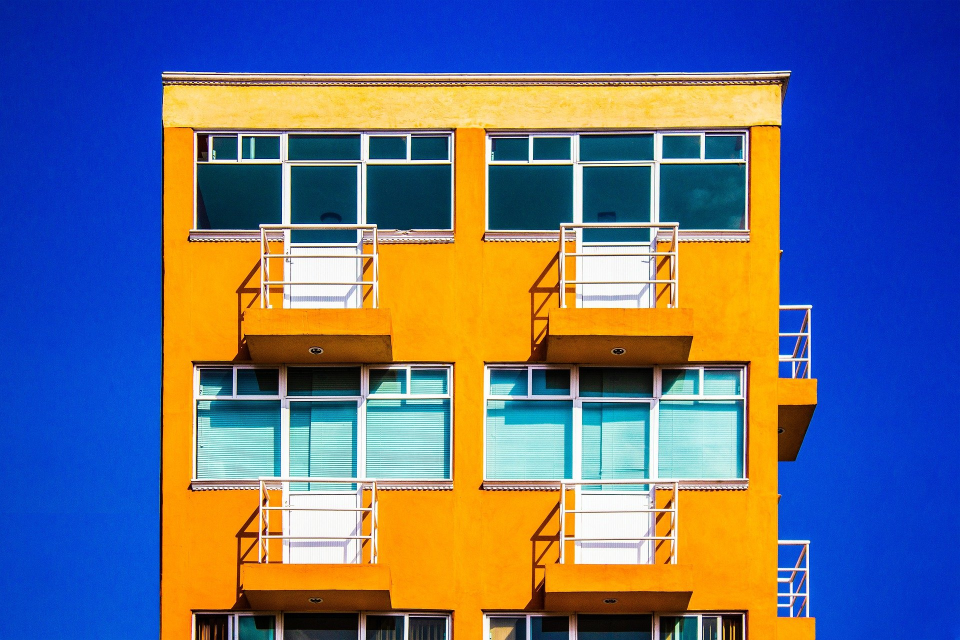
#> input picture building.jpg, 1920 x 1280 px, found by its file name (shown at 1/2 size)
$ jupyter execute Convolutions.ipynb   (shell and % lines are left out)
#> lines starting #> are read from the running program, lines starting #| are printed output that depends on the picture
# Midterm Assignment - Creative Project

For this part of the assignment, I was curious about investigating the difference in efficency between applying convolutions in the frequency domain and in the spatial domain.

For these experiments, I will convolve an image with a number of Gaussian kernels of different size as usual, then I will apply the same kernels in the frequency domain. I am interested in seeing if there is a discernable difference in the visual quality of the output, as well as the timing of the operations.

## Packages used

- scipy.signal: functions convolve and fftconvolve used to perform convolutions
- numpy: array manipulation
- cv2: used for reading images and converting colours
- matplotlib: used for plotting images

[cell 1]
from scipy import signal
import numpy as np
import cv2

import matplotlib.pyplot as plt
from mpl_toolkits.axes_grid1 import ImageGrid

[cell 2]
from google.colab import drive
drive.mount('/content/drive')

## Experiments

This function creates a Gaussian kernel of size $n * n$ with $\sigma = 10$.

[cell 3]
def get_gaussian_kernel(n):
    ax = np.linspace(-(n - 1) / 2., (n - 1) / 2., n)
    xx, yy = np.meshgrid(ax, ax)
    kernel = np.exp(-0.5 * (np.square(xx) + np.square(yy)) / np.square(10))
    return kernel / np.sum(kernel)

Here are the timings for kernels of $n * n$ where $n_{i} = 2^{i} - 1$ for $i = 1 ... 9$. Interestingly, the timings are nearly the same for every value of $n$, with the frequency domain being slightly faster each time, with the exception of $n = 1$ where convolution in the frequency domain is about 10x faster. The difference in timing is much smaller than I had expected.

[cell 4]
img = cv2.imread('/content/drive/My Drive/CV midterm/building.jpg')
#> img is the input picture: shape (1280, 1920, 3); mean B, G, R 131.7, 108.9, 102.2
img = cv2.cvtColor(img, cv2.COLOR_BGR2GRAY)
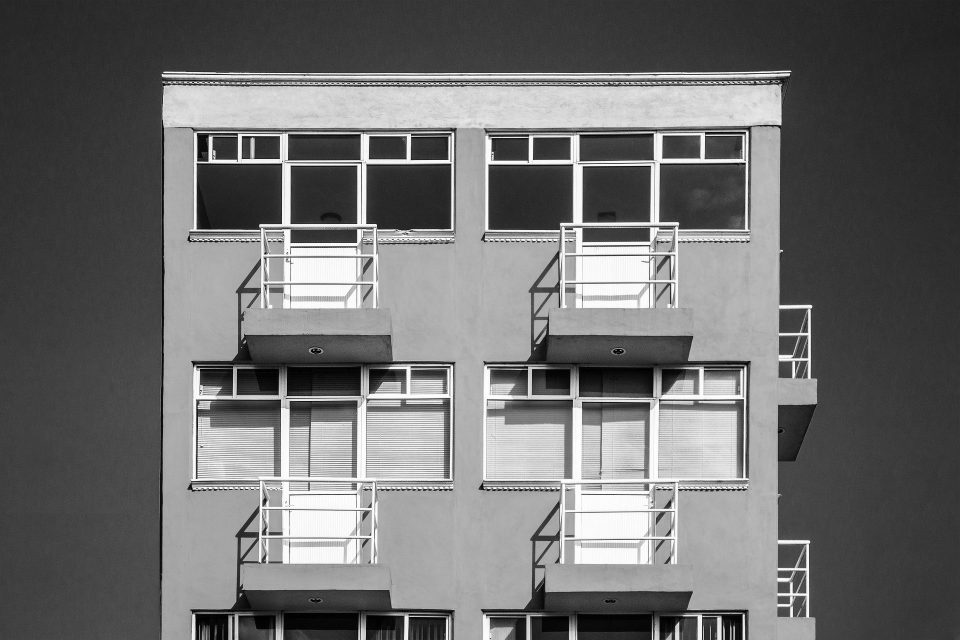
#> img: shape (1280, 1920) (shown at 1/2 size); min 0, max 255, mean 109.5
fig = plt.figure(figsize=(15., 15.))
plt.imshow(img, cmap='gray')
plt.title('original image')
plt.show()

output = []

n_range = [1, 3, 7, 15, 31, 63, 127, 255, 511]

for n in n_range:
  print('testing Gaussian kernel of size {}*{}:'.format(n, n))
  kernel = get_gaussian_kernel(n)

  print('frequency domain:')
  smoothed_fft = signal.fftconvolve(img, kernel, mode='same')

  print('spatial domain:')
  smoothed = signal.convolve(img, kernel, mode='same')
  print('')

  output.append(signal.fftconvolve(img, kernel, mode='same'))
  output.append(signal.convolve(img, kernel, mode='same'))
#> after the loop, output = 18 items

Here the output images are plotted, with the images convolved in the frequency domain on the left, and those convolved in the spatial domain on the right.

[cell 5]
fig = plt.figure(figsize=(75., 75.))
grid = ImageGrid(fig, 111, nrows_ncols=(9, 2), axes_pad=0.5)
for i, (ax, img) in enumerate(zip(grid, output)):
  ax.axes.xaxis.set_ticklabels([])
  ax.axes.yaxis.set_ticklabels([])
  ax.imshow(img, cmap='gray')
  ax.set_title('n = {}'.format(np.repeat(n_range, 2)[i]))
#> this loop made 18 passes
plt.show()
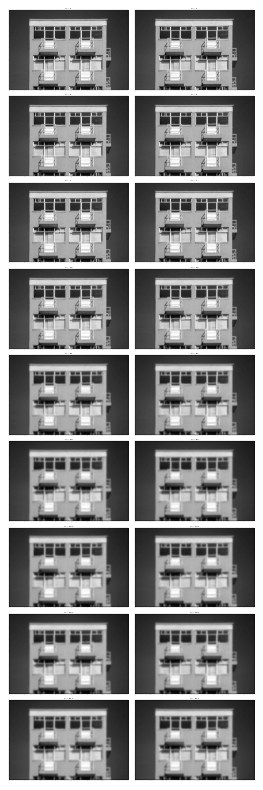
#> figure drawn by matplotlib, 18 panels

To my eye there is no difference in output between convolving in the spatial domain vs. the frequency domain. To be sure, the correlation of the histograms of each pair of images can be checked. The correlation is equal to 1 in every case here so the images are in fact identical.

[cell 6]
for i in range(0, len(output), 2):
  hist1 = cv2.calcHist([output[i].astype('float32')], [0], None, [256], [0, 256])
  hist2 = cv2.calcHist([output[i+1].astype('float32')], [0], None, [256], [0, 256])
  correlation = cv2.compareHist(hist1, hist2, cv2.HISTCMP_CORREL)
  print('n = {}'.format(np.repeat(n_range, 2)[i]))
  print('correlation = {}'.format(correlation))
#> this loop made 9 passes
#> i on passes 3 to 9: 4, 6, 8, 10, 12, 14, 16
#> (printed output is left out)
